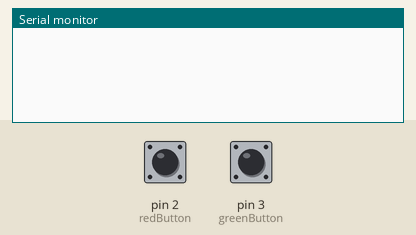
A sketch run on a simulated Arduino Uno, built with avr-gcc and run on an emulated ATmega328P. On the bench: the last lines printed to the serial monitor. The inputs (shaded band) are chosen by the test bench; at power-on: pin 2 (redButton) HIGH, pin 3 (greenButton) HIGH.

Above: at 1.2 s.
1.3 s: pin 2 (redButton) pulled LOW for 0.15 s
At 2.5 s:
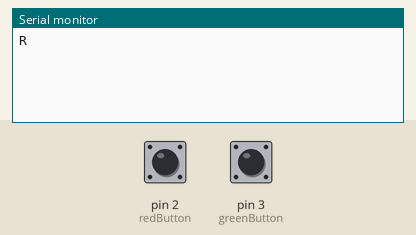
2.9 s: pin 3 (greenButton) pulled LOW for 0.15 s
At 3.9 s:
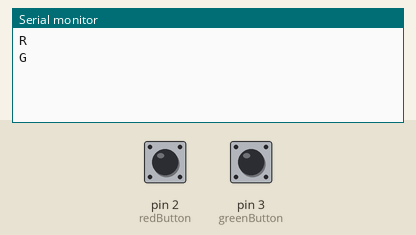

The sketch:

sketch.ino
```cpp
const int redButton = 2;
const int greenButton = 3;

void setup() {
  pinMode(redButton, INPUT_PULLUP);
  pinMode(greenButton, INPUT_PULLUP);
  Serial.begin(9600);
}

void loop() {
  if (digitalRead(redButton) == LOW) {
    Serial.println("R");
    delay(300); // debounce
  }

  if (digitalRead(greenButton) == LOW) {
    Serial.println("G");
    delay(300); // debounce
  }
}
```

Measured:
- after the input at 1.3 s, the serial monitor: prints a new line at once (image 1)
- after the input at 2.9 s, the serial monitor: prints a new line at once (image 2)
